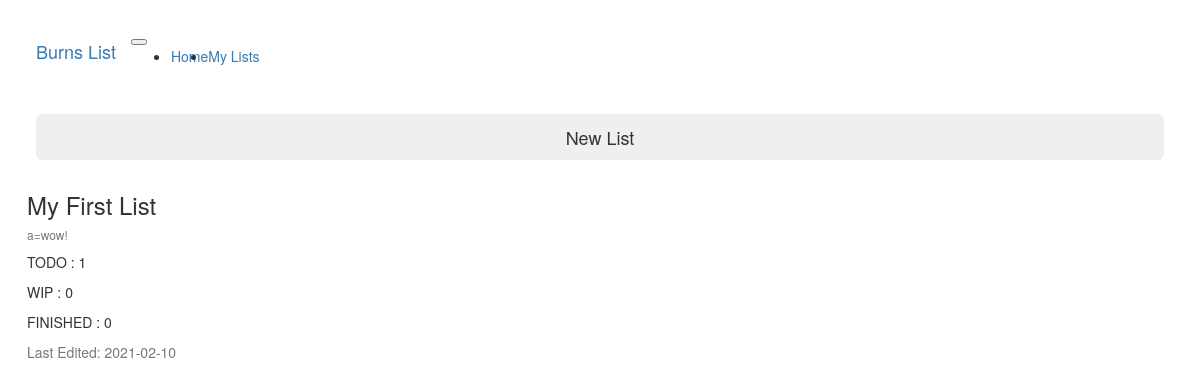
The app's page /lists, older data.
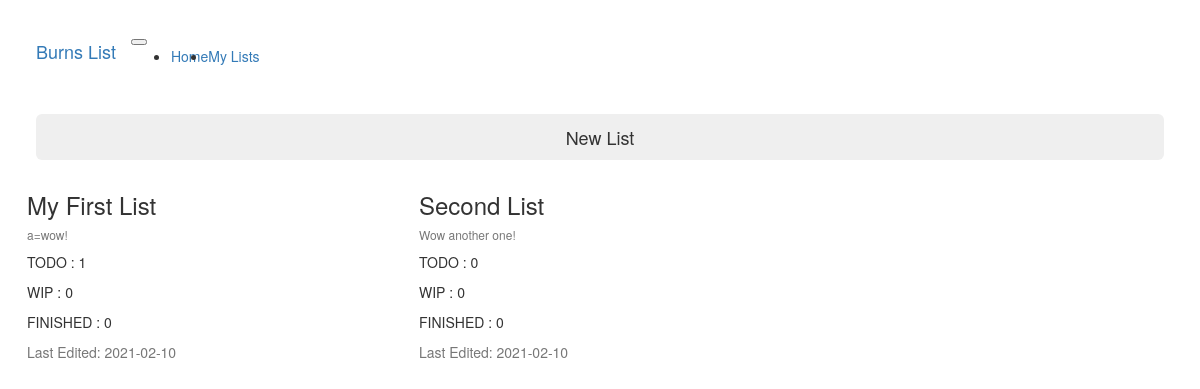
The same page, newer data.
### server.py (models this page shows, shortened)
class TODOList(db.Model):
    __tablename__ = "todolist"
    id = db.Column(db.Integer, primary_key=True)
    list_name = db.Column(db.String(50), nullable=False, unique=True)
    list_summary = db.Column(db.String(300), nullable=False)
    last_edited = db.Column(db.DateTime, nullable=False, default=dt.utcnow)
    sub_lists = db.relationship("ListColumn", backref="parent_list", lazy=True)

class ListColumn(db.Model):
    __tablename__ = "listcolumn"
    id = db.Column(db.Integer, primary_key=True)
    list_type = db.Column(db.String(20), nullable=False)
    parent_list_id = db.Column(db.Integer, db.ForeignKey("todolist.id"), nullable=False)
    list_items = db.relationship("ListItem", backref="list", lazy=True)

### server.py (the view)
@app.route("/lists", methods=["GET"])
def lists():
    all_lists = db.session.query(TODOList).all()
    form = NewListForm()
    return render_template("lists.html", form=form, lists=all_lists)

### templates/lists.html (shortened to what this page needs)
{% extends "base.html" %}
{% block content %}
<div class="row new-list-btn">
    <div class="col-12">
        <button type="button" class="btn btn-block btn-lg btn-outline-dark" data-toggle="modal" data-target="#addListModal">New List</button>
    </div>
</div>
<div class="row list-post">
    {% for list in lists %}
        <div class="col-lg-4 col-md-6 col-sm-12">
            <div class="card" href="{{ url_for('list', list_id=list.id) }}">
                <div class="card-header"><h3>{{list.list_name}}</h3>
                    <h6 class="card-subtitle mb-2 text-muted">{{ list.list_summary }}</h6>
                </div>
                <div class="card-body">
                    {% for sublist in list.sub_lists %}
                            <p class="card-text">{{ sublist.list_type.upper() }} : {{ sublist.list_items | length }}</p>
                    {% endfor %}
                </div>
                <div class="card-footer text-muted">Last Edited: {{ list.last_edited.strftime("%Y-%m-%d") }}</div>
            </div>
        </div>
    {% endfor %}
</div>
    {% endblock %}

### templates/base.html (shortened to what this page needs)
{% extends "bootstrap/base.html" %}
{% block styles %}
{{super()}}
<link rel="stylesheet" href="../static/style.css">
{% endblock %}
{% block navbar %}
<nav class="navbar navbar-expand-lg navbar-dark bg-dark">
    <a class="navbar-brand" href="{{ url_for('home') }}">Burns List</a>
    <button class="navbar-toggler" type="button" data-toggle="collapse" data-target="#navbarSupportedContent" aria-controls="navbarSupportedContent" aria-expanded="false" aria-label="Toggle navigation">
    </button>
    <div class="collapse navbar-collapse" id="navbarSupportedContent">
        <ul class="navbar-nav mr-auto">
            <li class="nav-item active">
                <a class="nav-link" href="{{ url_for('home') }}">Home<span class="sr-only">(current)</span></a>
            </li>
            <li class="nav-item">
                <a class="nav-link" href="{{ url_for('lists') }}">My Lists</a>
            </li>
        </ul>
    </div>
</nav>
{% endblock %}

### static/style.css (style rules this page uses)
.navbar { padding: 25px 0 25px 20px; margin-bottom: 0; }
.list-post { margin: 1% 1%; }
.new-list-btn { margin: 1% 3% 0; }

Row changes from the older to the newer data that the page shows:
added TODOList: list_name "Second List", list_summary "Wow another one!", last_edited "2021-02-10"
added ListColumn: list_type "TODO", list_items|length "0", shown under "Second List"
added ListColumn: list_type "WIP", list_items|length "0", shown under "Second List"
added ListColumn: list_type "FINISHED", list_items|length "0", shown under "Second List"
